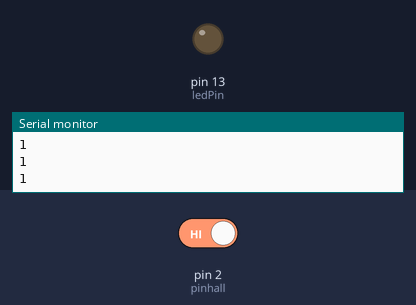
A sketch run on a simulated Arduino Uno, built with avr-gcc and run on an emulated ATmega328P. On the bench: output pins drawn as LEDs (lit = HIGH), the last lines printed to the serial monitor. The test bench sets the inputs (shaded band); at power-on: pin 2 (pinhall) HIGH.

Above: at 1.2 s.
1.3 s: pin 2 (pinhall) driven LOW
At 2.6 s:
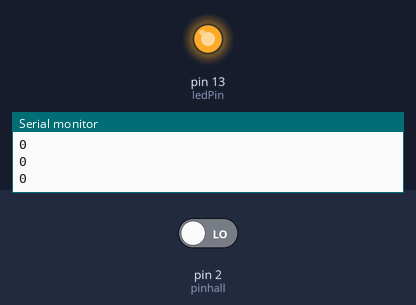
Timing chart, 0 to 4.3 s (numbered marks = the images above; inputs shaded):
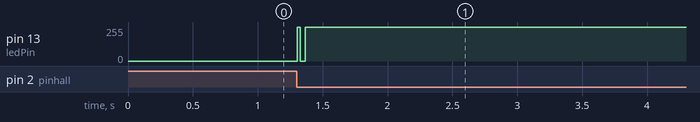

The sketch:

hallsensor.ino
```cpp
#define pinhall 2
#define ledPin 13

void setup()
{
// put your setup code here, to run once:
pinMode(pinhall,INPUT);
pinMode(ledPin,OUTPUT);
Serial.begin(9600);
}

void loop()
{
int c;
// put your main code here, to run repeatedly:
int x=digitalRead(pinhall);
Serial.println(x);
if (x==0 )
 {
  c=1;
  if (c!=0)
   {
    digitalWrite(ledPin,HIGH);
    delay(10);
    digitalWrite(ledPin,LOW);
    c=0;
  }
 }
else
{
  digitalWrite(ledPin,LOW);
}
}
```

Measured:
- after the input at 1.3 s, pin 13 (ledPin): 0/255 → 253/255 at once
